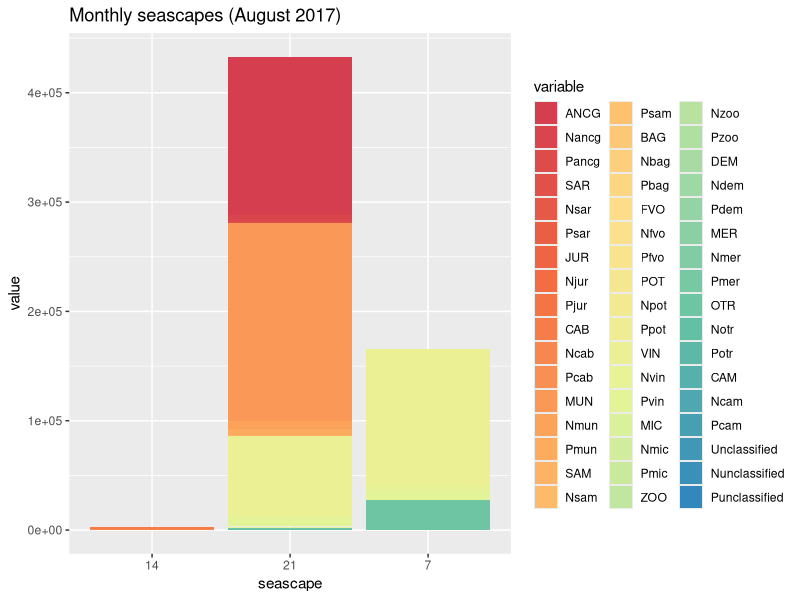
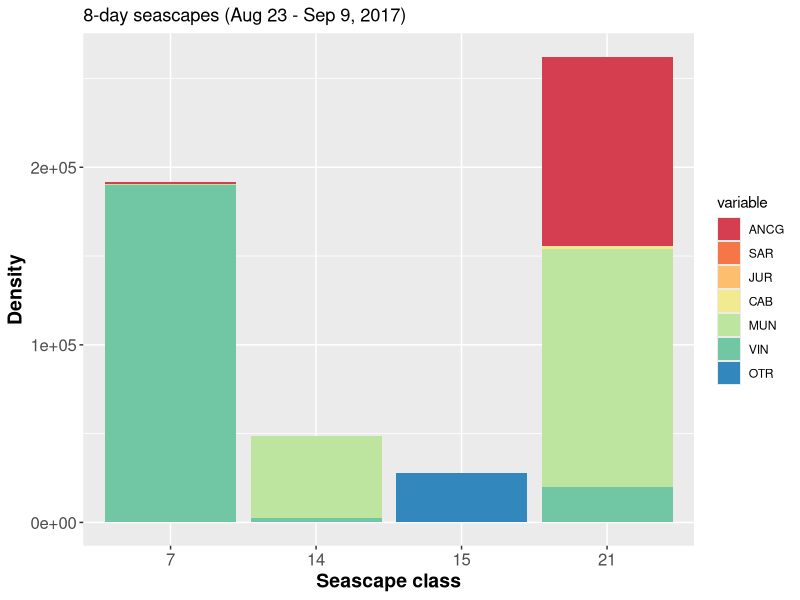
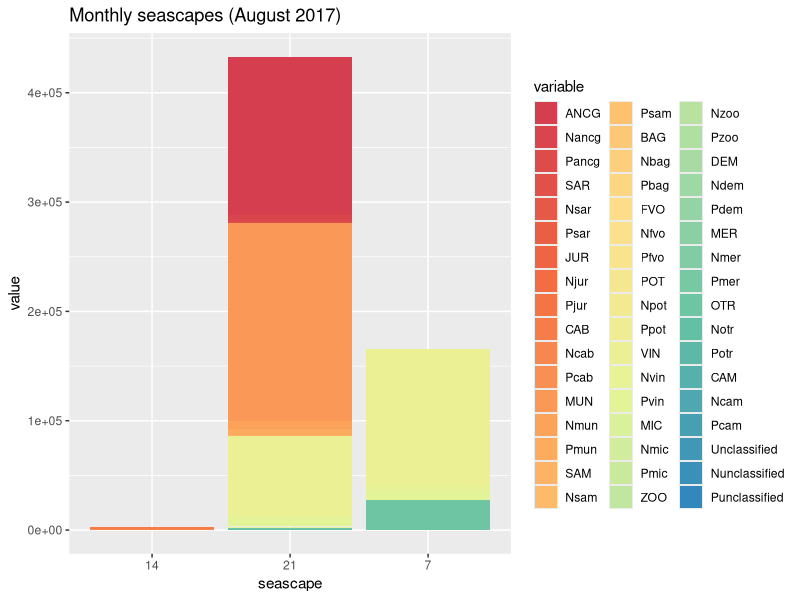
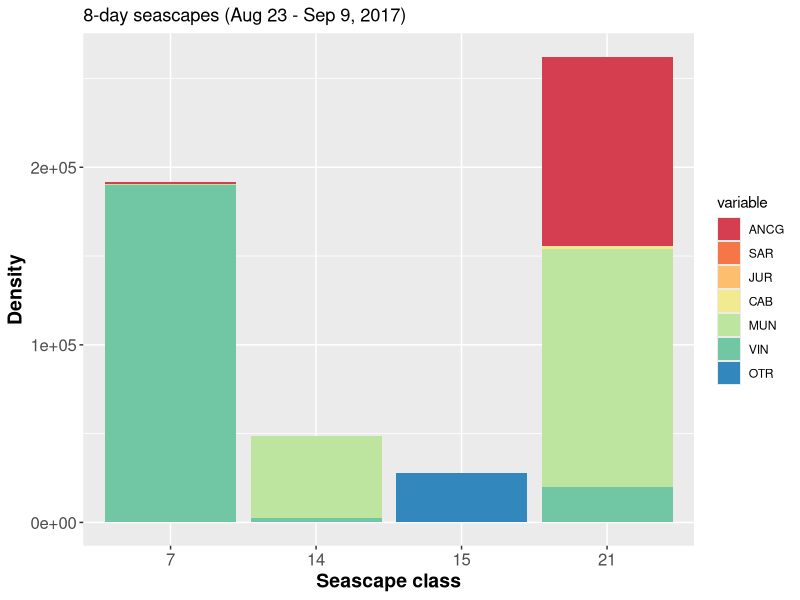

Recreate these plots in R, in order. (Note: this script raises an error after producing the figures.)
## ---- chunk 1
library(vegan)
library(dplyr)
library(ggplot2)
library(reshape2)
library(RColorBrewer)
## ---- chunk 2

# reads the tables and transforms the last two columns to characters 
df_month <- read.csv("taxa_table_month.csv", header= TRUE) # this is the full table with many unnecessary columns
df_month[52:53] <- lapply(df_month[52:53], as.character)
df_8d <- read.csv("taxa_table_8d.csv", header= TRUE) # this is the full table with many unnecessary columns
df_8d[52:53] <- lapply(df_8d[52:53], as.character)

# use this for cleaned tables (without unnecessary columns)
df_8d <- read.csv("taxa_table_8d_v2.csv", header= TRUE)
df_8d[8:9] <- lapply(df_8d[8:9], as.character)

# first data visualization
df_mo_long <- df_month
df_mo_long <- melt(df_mo_long, id.vars=c("sample", "seascape"))
df_8d_long <- df_8d
df_8d_long <- melt(df_8d_long, id.vars=c("sample", "seascape")) 

# monthly matchings
nb.cols <- 51 
mycolors <- colorRampPalette(brewer.pal(8, "Spectral"))(nb.cols)
p_month <- ggplot(df_mo_long, aes(fill=variable, y=value, x=seascape)) + 
    geom_bar(position="stack", stat="identity") +
    scale_fill_manual(values = mycolors) +
    labs(title = "Monthly seascapes (August 2017)")
p_month
ggsave("p_month.jpg")

# 8-day matchings
df_8d_long$seascape <- factor(df_8d_long$seascape,                                    # Change ordering manually
                  levels = c("7", "14", "15", "21"))
nb.cols <- 7 # use 51 for taxa_table_8d and 7 for taxa_table_8d_v2
mycolors <- colorRampPalette(brewer.pal(8, "Spectral"))(nb.cols)
p_8d <- ggplot(df_8d_long, aes(fill=variable, y=value, x=seascape)) + 
    geom_bar(position="stack", stat="identity") +
    scale_fill_manual(values = mycolors) +
    labs(title = "8-day seascapes (Aug 23 - Sep 9, 2017)", x = "Seascape class", y = "Density") +
  theme(axis.text=element_text(size=12),
        axis.title=element_text(size=14,face="bold"))
p_8d
ggsave("p_8d.jpg")

## count rows with elements > 0 (select all zero elements only - abscence values)
no_taxa_month <- df_month[apply(df_month[, 1:51]==0, 1, all),]
no_taxa_8d <- df_8d[apply(df_8d[, 1:51]==0, 1, all),]
u_seas_mo <- unique(no_taxa_month[, 53])
u_seas_8d <- unique(no_taxa_8d[, 53])

zero_mo <- NULL
for (x in 1:length(u_seas_mo)) {
  seas_idx <- u_seas_mo[x]
  tmp <- length(which(no_taxa_month$seascape == as.character(seas_idx)))
  tmp2 <- c(seas_idx, tmp)
  zero_mo <- cbind(zero_mo, tmp2)
}

zero_8d <- NULL
for (x in 1:length(u_seas_8d)) {
  seas_idx <- u_seas_8d[x]
  tmp <- length(which(no_taxa_8d$seascape == as.character(seas_idx)))
  tmp2 <- c(seas_idx, tmp)
  zero_8d <- cbind(zero_8d, tmp2)
}
## ---- chunk 3
# remove rows with all zeros 
df_month <- df_month[!apply(df_month[, 1:51]==0, 1, all),]
df_8d <- df_8d[!apply(df_8d[, 1:51]==0, 1, all),]

## run the metaMDS command from the vegan package to generate an NMDS plot.
set.seed(123)
nmds_month = metaMDS(df_month[, 1:51], distance = "bray")
nmds_month

nmds_8d = metaMDS(df_8d[, 1:51], distance = "bray")
nmds_8d

plot(nmds_month)
plot(nmds_8d)

#extract NMDS scores (x and y coordinates)
data.scores_month = as.data.frame(scores(nmds_month))
data.scores_8d = as.data.frame(scores(nmds_8d))

#add columns to data frame 
data.scores_month$seascape = df_month$seascape
head(data.scores_month)
data.scores_8d$seascape = df_8d$seascape
head(data.scores_8d)

## ---- chunk 4
xx_month = ggplot(data.scores_month, aes(x = NMDS1, y = NMDS2)) + 
    geom_point(size = 4, aes( colour = seascape))+ 
    theme(axis.text.y = element_text(colour = "black", size = 12, face = "bold"), 
    axis.text.x = element_text(colour = "black", face = "bold", size = 12), 
    legend.text = element_text(size = 12, face ="bold", colour ="black"), 
    legend.position = "right", axis.title.y = element_text(face = "bold", size = 14), 
    axis.title.x = element_text(face = "bold", size = 14, colour = "black"), 
    legend.title = element_text(size = 14, colour = "black", face = "bold"), 
    panel.background = element_blank(), panel.border = element_rect(colour = "black", fill = NA, size = 1.2)) 
xx_month
    
#ggsave("NMDS.svg")

xx_8d = ggplot(data.scores_8d, aes(x = NMDS1, y = NMDS2)) + 
    geom_point(size = 4, aes( colour = seascape))+ 
    theme(axis.text.y = element_text(colour = "black", size = 12, face = "bold"), 
    axis.text.x = element_text(colour = "black", face = "bold", size = 12), 
    legend.text = element_text(size = 12, face ="bold", colour ="black"), 
    legend.position = "right", axis.title.y = element_text(face = "bold", size = 14), 
    axis.title.x = element_text(face = "bold", size = 14, colour = "black"), 
    legend.title = element_text(size = 14, colour = "black", face = "bold"), 
    panel.background = element_blank(), panel.border = element_rect(colour = "black", fill = NA, size = 1.2)) 
xx_8d

#ggsave("NMDS.svg")
